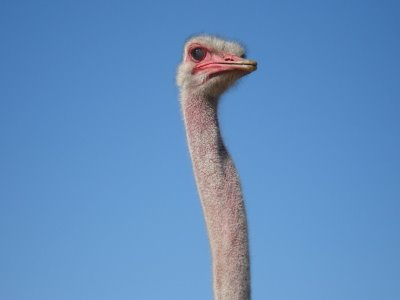
#> input picture Computer Vision/lab03/ostrich.jpg, 400 x 300 px
$ python lab03_victoratos.py
#> lines starting #> are read from the running program, lines starting #| are printed output that depends on the picture
#!/usr/bin/env python3
# -*- coding: utf-8 -*-
"""
Created on Thu Feb  8 13:10:21 2018

@author: pvictoratos
"""

import cv2
import numpy as np

img = cv2.imread('ostrich.jpg')
#> img is the input picture: shape (300, 400, 3); mean B, G, R 191.7, 142.4, 98.4
rows, cols = img.shape[:2]
#> rows = 300; cols = 400
image_center = (rows//2, cols//2)
#> image_center = (150, 200)

px = img[100,100]
#> px = [199, 141, 89]
print(px)
#| [199 141  89]

b, g, r = cv2.split(img)
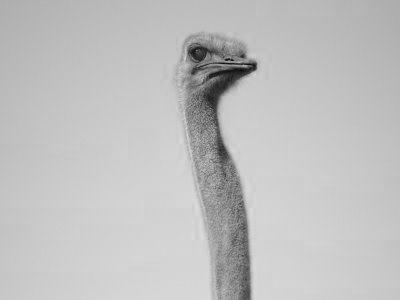
#> b: shape (300, 400); min 7, max 219, mean 191.7
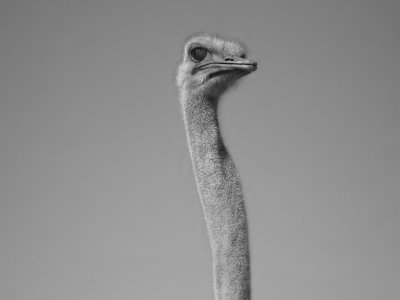
#> g: shape (300, 400); min 14, max 208, mean 142.4
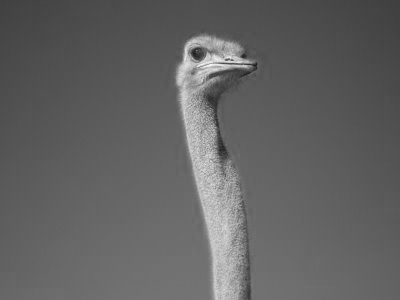
#> r: shape (300, 400); min 27, max 244, mean 98.4

#Average Color
avgB = b.mean()
#> avgB = 191.7
avgG = g.mean()
#> avgG = 142.4
avgR = r.mean()
#> avgR = 98.36

stdB = b.std()
#> stdB = 25.59
stdG = g.std()
#> stdG = 17.02
stdR = r.std()
#> stdR = 25.05

btxt = str(avgB)
#> btxt = '191.74930833333335'
gtxt = str(avgG)
#> gtxt = '142.44111666666666'
rtxt = str(avgR)
#> rtxt = '98.36028333333333'

Avg = 'Avg: [ ' + btxt + ', ' + gtxt + ', ' + rtxt + ']'
Std = 'Std: [ ' + str(stdB) + ', ' + str(stdG) + ', ' + str(stdR) + ']'

font = cv2.FONT_HERSHEY_TRIPLEX
cv2.putText(img, Avg,(20, 65), font, 1,(255,255,255),2,cv2.LINE_AA)
cv2.putText(img, Std, (20, 125), font, 1, (255,255,255),2,cv2.LINE_AA)


cv2.imshow("original", img)
cv2.imshow("Blue", b)
cv2.imshow("Green", g)
cv2.imshow("Red", r)

img2 = cv2.merge((r,b,g))
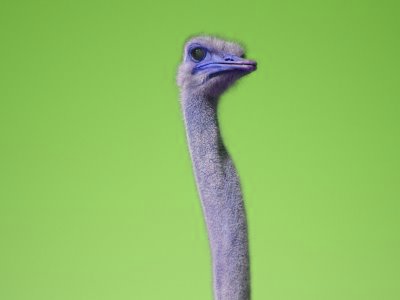
#> img2: shape (300, 400, 3); mean of channels 0, 1, 2 98.4, 191.7, 142.4; drawn as B, G, R
cv2.imshow("Messed Up", img2)

def rotate_image(img, angle, scale):
#> called with angle = 45, scale = 1
    M = cv2.getRotationMatrix2D(image_center, angle, scale)
    rotated = cv2.warpAffine(r, M, (cols, rows))
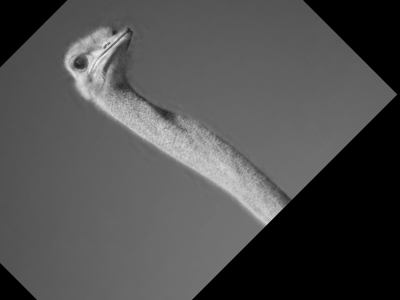
#> rotated: shape (300, 400); min 0, max 242, mean 78.4
    return rotated

rotatedRed = rotate_image(r, 45, 1.0)
img3 = cv2.merge((b, g, rotatedRed))
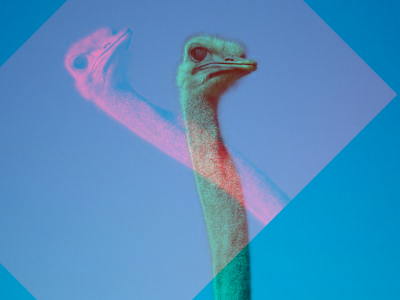
#> img3: shape (300, 400, 3); mean B, G, R 191.7, 142.4, 78.4
cv2.imshow("Rotated Red Channel", img3)


blues = np.zeros((rows, cols))
blues.fill(avgB)
#> blues: shape (300, 400) float64; every value is 191.7

greens = np.zeros((rows, cols))
greens.fill(avgG)
#> greens: shape (300, 400) float64; every value is 142.4

reds = np.zeros((rows, cols))
reds.fill(avgR)
#> reds: shape (300, 400) float64; every value is 98.36

img4 = cv2.merge((blues, greens, reds))
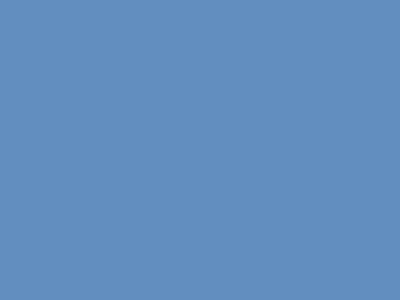
#> img4: shape (300, 400, 3) float64; mean of channels 0, 1, 2 191.7, 142.4, 98.4; drawn as B, G, R
img4 = img4.astype(np.uint8)
cv2.imshow("Average Color", img4)

cv2.waitKey(0)
